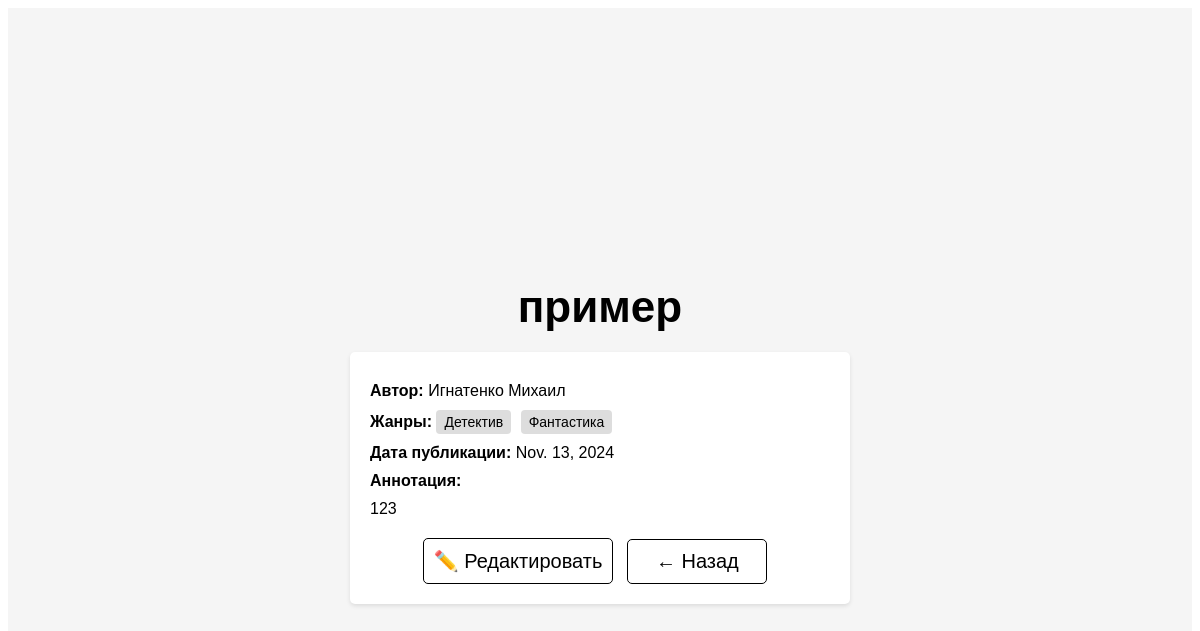
Screenshot of /book/6/ with the database file from the repository.
### library/models.py (models this page shows, shortened)
class Book(models.Model):
    title            = models.CharField("Название книги", max_length=200)
    author           = models.ForeignKey(Author, on_delete=models.CASCADE, related_name="books")
    genres           = models.ManyToManyField(Genre, verbose_name="Жанры")
    publication_date = models.DateField("Дата публикации")
    summary          = models.TextField("Аннотация", blank=True)

class Author(models.Model):
    first_name = models.CharField("Имя", max_length=100)
    last_name  = models.CharField("Фамилия", max_length=100)
    birth_date = models.DateField("Дата рождения", null=True, blank=True)
    def __str__(self):
        return f"{self.last_name} {self.first_name}"

class Genre(models.Model):
    name = models.CharField("Название жанра", max_length=100, unique=True)
    def __str__(self):
        return self.name

### library/views.py (the view)
# urls.py: path('book/<int:pk>/',    views.BookDetailView.as_view(), name='book_detail'),
class BookDetailView(DetailView):
    model = Book
    context_object_name = 'book'
    template_name = 'library/book_detail.html'

### library/templates/library/book_detail.html (shortened to what this page needs)
<!DOCTYPE html>
<html lang="ru">
<head>
</head>
<body>
  <div class="App">
    <h1 class="title">{{ book.title }}</h1>
    <div class="card">
      <p><strong>Автор:</strong> {{ book.author }}</p>
      <p class="badges"><strong>Жанры:</strong>
        {% for g in book.genres.all %}
          <span class="badge">{{ g }}</span>
        {% endfor %}
      </p>
      <p><strong>Дата публикации:</strong> {{ book.publication_date }}</p>
      {% if book.summary %}
        <p><strong>Аннотация:</strong><br>{{ book.summary|linebreaks }}</p>
      {% endif %}
      <div class="actions">
        <button onclick="location.href='{% url 'library:book_edit' book.pk %}'">
          ✏️ Редактировать
        </button>
        <button onclick="location.href='/'">
          ← Назад
        </button>
      </div>
    </div>
  </div>
</body>
</html>

### library/templates/library/book_detail.html (style rules this page uses)
.App { display: flex; flex-direction: column; justify-content: center; align-items: center; background: #f5f5f5; min-height: 100vh; margin: 0; padding: 20px; }
.title { font-family: Arial, Helvetica, sans-serif; font-size: 44px; margin-bottom: 20px; }
.card { background: #fff; padding: 20px; border-radius: 5px; box-shadow: 0 2px 4px rgba(0,0,0,0.1); width: 100%; max-width: 500px; box-sizing: border-box; }
.card p { font-family: Arial, sans-serif; margin: 10px 0; }
.badges { margin: 10px 0; }
.badge { display: inline-block; padding: 4px 8px; background: #ddd; border-radius: 4px; margin-right: 5px; font-size: 14px; }
button { font-family: Arial, Helvetica, sans-serif; padding: 10px; min-width: 140px; font-size: 20px; background-color: #fff; border: 1px solid black; border-radius: 5px; cursor: pointer; margin-right: 10px; }
.actions { text-align: center; margin-top: 20px; }

### rows the page displays
Book: title "пример", author "Игнатенко Михаил", publication_date "Nov. 13, 2024", summary "123"
Genre: name "Детектив"
Genre: name "Фантастика"
